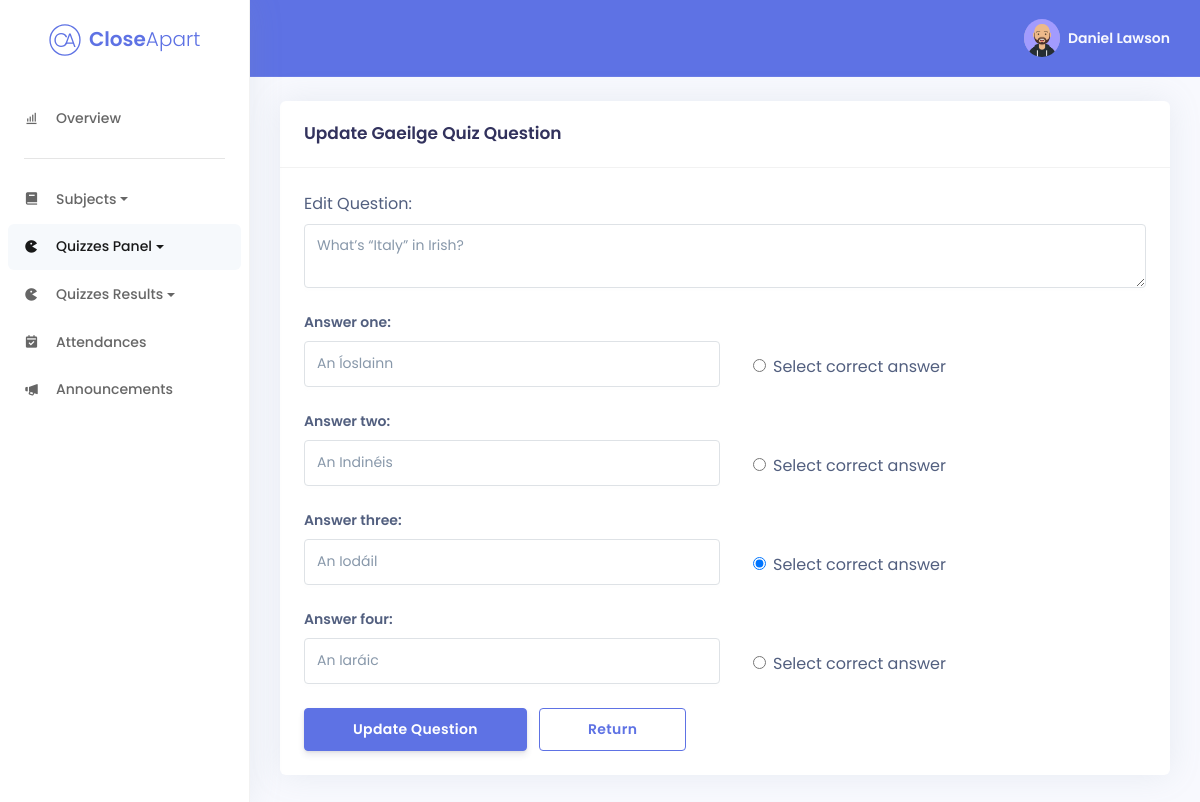
/quizzes/gaeilge/questions/editquestion.php?gaeilge_quiz_id=10 (signed in), run on an earlier commit of the app's database.
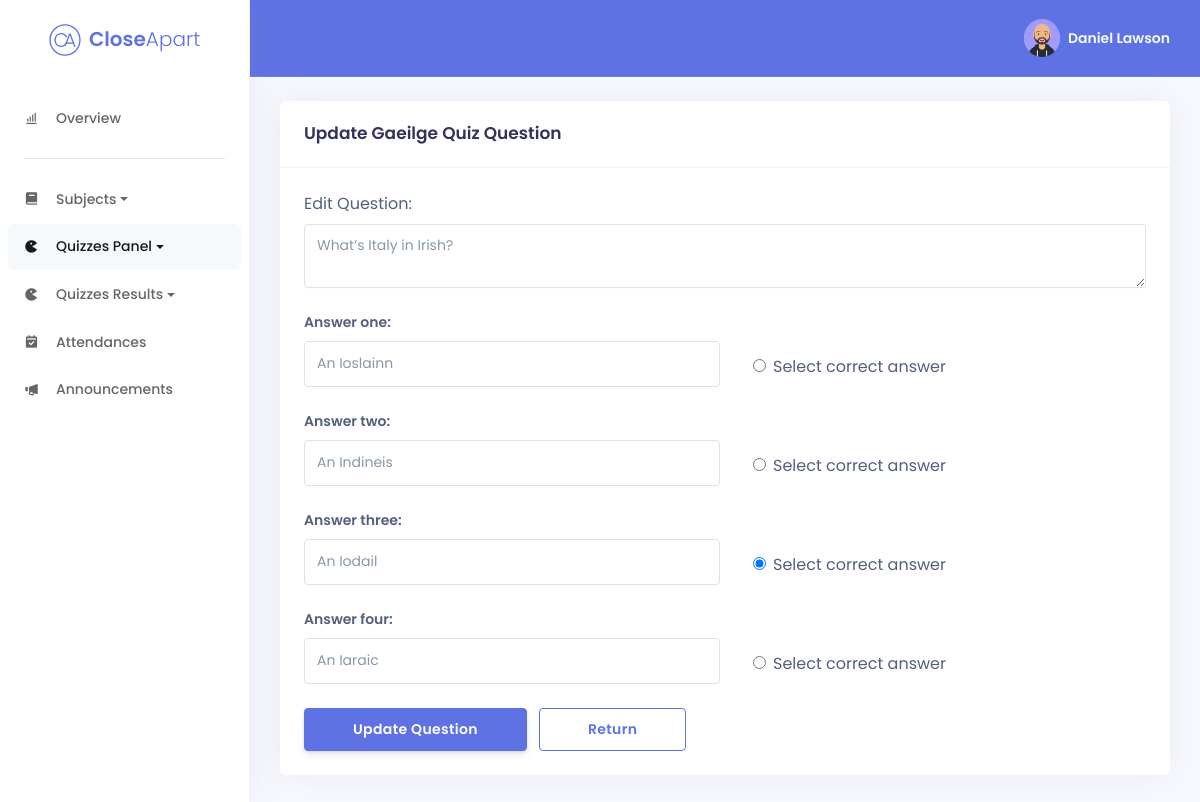
And on a later commit of the database.
### tables this page shows
CREATE TABLE IF NOT EXISTS GaeilgeQuiz (
gaeilge_quiz_id int(11) NOT NULL AUTO_INCREMENT,
question varchar(500) NOT NULL,
answer_one varchar(256) NOT NULL,
answer_two varchar(256) NOT NULL,
answer_three varchar(256) NOT NULL,
answer_four varchar(256) NOT NULL,
correct_answer tinyint(4) NOT NULL,
PRIMARY KEY (gaeilge_quiz_id));

### quizzes/gaeilge/questions/questionprocess.php (called while the page is built, shortened)
<?php
class MCQ {
public function get_mcq($mcqid)
{
    try
    {
        $conn = new Connection();
        $dbconn = $conn->getConnection();
        $selectQuery = "SELECT * FROM `GaeilgeQuiz` WHERE `gaeilge_quiz_id`= '{$mcqid}' LIMIT 1;";
        $mcq = NULL;
        foreach( $dbconn->query($selectQuery, PDO::FETCH_ASSOC) as $mcqq)
        {
            $mcq = $mcqq;
        }
        return $mcq;
    }
    catch (PDOException $e)
    {
        echo "<script>alert(".$e->getMessage().");</script>";
    }
    catch (Exception $e)
    {
        echo "<script>alert(".$e->getMessage().");</script>";
    }
}
}
?>

### quizzes/gaeilge/questions/editquestion.php (the view, shortened to what the changed rows need)
<?php
require_once("questionprocess.php");
$mcqObject = new MCQ();
$mcq = NULL;
if(isset($_GET['gaeilge_quiz_id']))
{
    $mcq = $mcqObject->get_mcq($_GET["gaeilge_quiz_id"]);
}
?>
<!DOCTYPE html>
<html lang="en">
<head>
	<link href='https://unpkg.com/boxicons@2.0.7/css/boxicons.min.css' rel='stylesheet'>
	<link rel="stylesheet" href="../../../assets/css/argon.min.css">
	<link rel="stylesheet" type="text/css" href="https://cdn.datatables.net/1.10.23/css/dataTables.bootstrap4.min.css" />
</head>
<body>
	<div class="main-content">
        <div class="container-fluid mt-4">
			<div class="row">
				<div class="col-xl-12">
					<div class="card">
						<div class="card-body">
                            <?php
                            if(count($mcq) > 0)
                            {
                            ?>
							<form action="editquestion.php" method="post">
                                <div class="form-group">
                                    <label for="question">Edit Question:</label>
                                    <textarea class="form-control" name="question" cols="100" rows="2"><?php echo $mcq["question"]; ?></textarea>
                                </div>
								<div class="form-group form-row d-flex align-items-end">
									<div class="form-control-label col-md-6">
										<label for="answer_one">Answer one:</label>
										<input type="text" class="form-control" name="answer_one" value="<?php echo $mcq["answer_one"]; ?>" required>
									</div>
									<div class="form-check col-md-6 pl-5">
										<input class="form-check-input py-5" type="radio" name="correct_answer" value="1" <?php echo $mcq["correct_answer"] == "1" ? "checked" : "" ; ?>>
										<label>Select correct answer</label>
									</div>
								</div>
								<div class="form-group form-row d-flex align-items-end">
									<div class="form-control-label col-md-6">
										<label for="answer_two">Answer two:</label>
										<input type="text" class="form-control" name="answer_two" value="<?php echo $mcq["answer_two"]; ?>" required>
									</div>
									<div class="form-check col-md-6 pl-5">
										<input class="form-check-input py-5" type="radio" name="correct_answer" value="2" <?php echo $mcq["correct_answer"] == "2" ? "checked" : "" ; ?>>
										<label>Select correct answer</label>
									</div>
								</div>
								<div class="form-group form-row d-flex align-items-end">
									<div class="form-control-label col-md-6">
										<label for="answer_three">Answer three:</label>
										<input type="text" class="form-control" name="answer_three" value="<?php echo $mcq["answer_three"]; ?>" required>
									</div>
									<div class="form-check col-md-6 pl-5">
										<input class="form-check-input py-5" type="radio" name="correct_answer" value="3" <?php echo $mcq["correct_answer"] == "3" ? "checked" : "" ; ?>>
										<label>Select correct answer</label>
									</div>
								</div>
								<div class="form-group form-row d-flex align-items-end">
									<div class="form-control-label col-md-6">
										<label for="answer_four">Answer four:</label>
										<input type="text" class="form-control" name="answer_four" value="<?php echo $mcq["answer_four"]; ?>" required>
									</div>
									<div class="form-check col-md-6 pl-5">
										<input class="form-check-input py-5" type="radio" name="correct_answer" value="4" <?php echo $mcq["correct_answer"] == "4" ? "checked" : "" ; ?>>
										<label>Select correct answer</label>
									</div>
								</div>
                                <input class="btn btn-primary text-capitalize px-5" type="submit" name="updatemcq" value="Update Question" />
								<a href="./viewquestion.php" class="btn btn-outline-primary text-capitalize px-5">Return</a>
                                <?php
                                }
                                ?>
                            </form>
						</div>
					</div>
				</div>
			</div>
		</div>
    </div>
</body>
</html>

What changed in the data, as far as the page shows it:
changed gaeilgequiz: question "What’s “Italy” in Irish?" → "What’s Italy in Irish?"; answer_one "An Íoslainn" → "An Ioslainn"; answer_two "An Indinéis" → "An Indineis"; answer_three "An Iodáil" → "An Iodail"; answer_four "An Iaráic" → "An Iaraic"
